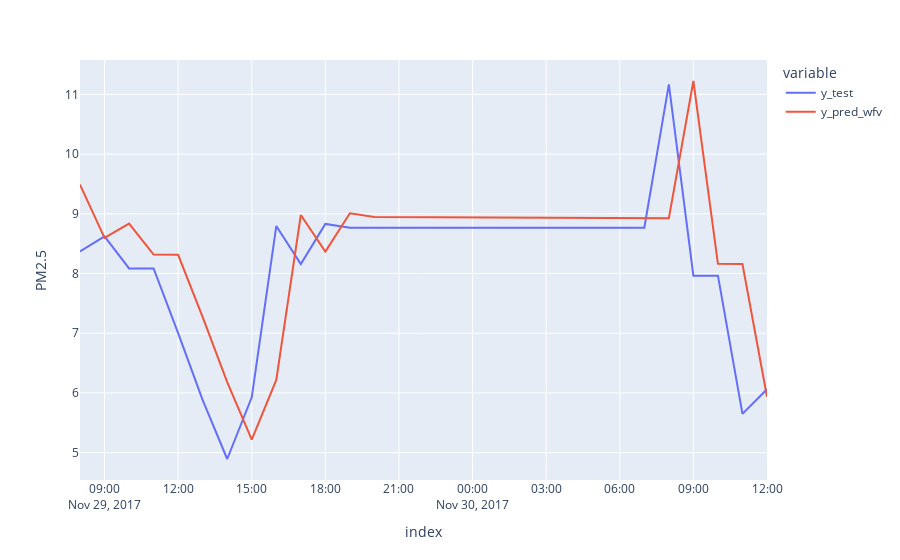

Here is the notebook cell this chart was saved with:
### Code cell
#Visualize the Walk Forward Validation prdictions
df_pred_wfv = (
    {
        "y_test": y_test,
        "y_pred_wfv": y_pred_wfv
    }
)

fig = px.line(df_pred_wfv, labels = {"value": "PM2.5"})
fig.show()

### Figure 1 — Plotly figure (JSON) as saved in the notebook; plotly's stock layout.template omitted (floating-point values rounded to 4 significant figures)
{"data": [{"hovertemplate": "variable=y_test<br>index=%{x}<br>PM2.5=%{y}<extra></extra>", "legendgroup": "y_test", "line": {"color": "#636efa", "dash": "solid"}, "marker": {"symbol": "circle"}, "mode": "lines", "name": "y_test", "orientation": "v", "showlegend": true, "type": "scatter", "x": ["2017-11-29T08:00:00+02:00", "2017-11-29T09:00:00+02:00", "2017-11-29T10:00:00+02:00", "2017-11-29T11:00:00+02:00", "2017-11-29T12:00:00+02:00", "2017-11-29T13:00:00+02:00", "2017-11-29T14:00:00+02:00", "2017-11-29T15:00:00+02:00", "2017-11-29T16:00:00+02:00", "2017-11-29T17:00:00+02:00", "2017-11-29T18:00:00+02:00", "2017-11-29T19:00:00+02:00", "2017-11-29T20:00:00+02:00", "2017-11-29T21:00:00+02:00", "2017-11-29T22:00:00+02:00", "2017-11-29T23:00:00+02:00", "2017-11-30T00:00:00+02:00", "2017-11-30T01:00:00+02:00", "2017-11-30T02:00:00+02:00", "2017-11-30T03:00:00+02:00", "2017-11-30T04:00:00+02:00", "2017-11-30T05:00:00+02:00", "2017-11-30T06:00:00+02:00", "2017-11-30T07:00:00+02:00", "2017-11-30T08:00:00+02:00", "2017-11-30T09:00:00+02:00", "2017-11-30T10:00:00+02:00", "2017-11-30T11:00:00+02:00", "2017-11-30T12:00:00+02:00"], "xaxis": "x", "y": [8.37, 8.623, 8.085, 8.085, 7.002, 5.88, 4.894, 5.927, 8.795, 8.157, 8.831, 8.767, 8.767, 8.767, 8.767, 8.767, 8.767, 8.767, 8.767, 8.767, 8.767, 8.767, 8.767, 8.767, 11.17, 7.964, 7.964, 5.65, 6.062], "yaxis": "y"}, {"hovertemplate": "variable=y_pred_wfv<br>index=%{x}<br>PM2.5=%{y}<extra></extra>", "legendgroup": "y_pred_wfv", "line": {"color": "#EF553B", "dash": "solid"}, "marker": {"symbol": "circle"}, "mode": "lines", "name": "y_pred_wfv", "orientation": "v", "showlegend": true, "type": "scatter", "x": ["2017-11-29T08:00:00+02:00", "2017-11-29T09:00:00+02:00", "2017-11-29T10:00:00+02:00", "2017-11-29T11:00:00+02:00", "2017-11-29T12:00:00+02:00", "2017-11-29T13:00:00+02:00", "2017-11-29T14:00:00+02:00", "2017-11-29T15:00:00+02:00", "2017-11-29T16:00:00+02:00", "2017-11-29T17:00:00+02:00", "2017-11-29T18:00:00+02:00", "2017-11-29T19:00:00+02:00", "2017-11-29T20:00:00+02:00", "2017-11-29T21:00:00+02:00", "2017-11-29T22:00:00+02:00", "2017-11-29T23:00:00+02:00", "2017-11-30T00:00:00+02:00", "2017-11-30T01:00:00+02:00", "2017-11-30T02:00:00+02:00", "2017-11-30T03:00:00+02:00", "2017-11-30T04:00:00+02:00", "2017-11-30T05:00:00+02:00", "2017-11-30T06:00:00+02:00", "2017-11-30T07:00:00+02:00", "2017-11-30T08:00:00+02:00", "2017-11-30T09:00:00+02:00", "2017-11-30T10:00:00+02:00", "2017-11-30T11:00:00+02:00", "2017-11-30T12:00:00+02:00"], "xaxis": "x", "y": [9.489, 8.596, 8.836, 8.317, 8.314, 7.27, 6.182, 5.22, 6.217, 8.98, 8.366, 9.01, 8.947, 8.945, 8.943, 8.942, 8.94, 8.938, 8.937, 8.935, 8.933, 8.932, 8.93, 8.929, 8.927, 11.22, 8.162, 8.16, 5.935], "yaxis": "y"}], "layout": {"autosize": true, "legend": {"title": {"text": "variable"}, "tracegroupgap": 0}, "margin": {"t": 60}, "xaxis": {"anchor": "y", "autorange": true, "domain": [0, 1], "range": ["2017-11-29 08:00", "2017-11-30 12:00"], "title": {"text": "index"}, "type": "date"}, "yaxis": {"anchor": "x", "autorange": true, "domain": [0, 1], "range": [4.542, 11.58], "title": {"text": "PM2.5"}, "type": "linear"}}}
